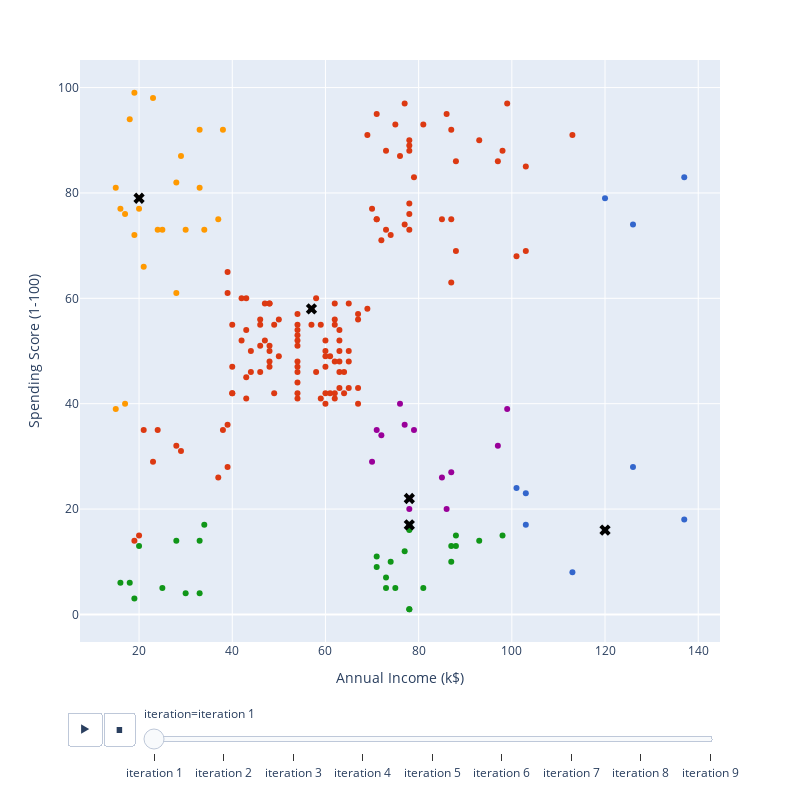

The code cell stored with this chart in its notebook:
### Code cell
#putting the above two together, we can gether iteration data
z_iter = 1
centroids = None
new_centroids = None
labels= None
k=5
centroid_anime =pd.DataFrame()
static_anime = pd.DataFrame()


centroids = get_centroid(data, k)
centroids['iteration'] = 'iteration 0'
centroids['centroid number'] = centroids.index

centroid_anime = centroids


while z_iter < 10:

    labels = get_distances(centroids, data)
    new_centroids = get_new_centroids(data,labels)
    new_centroids['iteration'] = f'iteration {z_iter}'

    #creates data for the animaiton frame for centroids
    centroid_anime = pd.concat([new_centroids, centroid_anime])

    #creates data for the animation frame,which shows overall scatter plot
    static_df = df.copy()
    static_df['labels'] = labels
    static_df['iteration'] = f'iteration {z_iter}'

    static_anime = pd.concat([static_df, static_anime])



    #plot function



    centroids=new_centroids
    z_iter+=1

centroid_anime['centroid number']=centroid_anime.index
static_anime['static index'] = static_anime.index
static_anime['labels'] = static_anime['labels'].astype(str)

plot_animation(static_anime, centroid_anime)

### Figure 1 — Plotly figure (JSON) as saved in the notebook; plotly's stock layout.template omitted (floating-point values rounded to 4 significant figures)
{"data": [{"hovertemplate": "labels=2<br>iteration=iteration 1<br>Annual Income (k$)=%{x}<br>Spending Score (1-100)=%{y}<extra></extra>", "ids": [199, 198, 197, 196, 195, 194, 192, 190, 188, 186], "legendgroup": "2", "marker": {"color": "#3366CC", "symbol": "circle"}, "mode": "markers", "name": "2", "orientation": "v", "showlegend": true, "type": "scatter", "x": [137, 137, 126, 126, 120, 120, 113, 103, 103, 101], "xaxis": "x", "y": [83, 18, 74, 28, 79, 16, 8, 23, 17, 24], "yaxis": "y"}, {"hovertemplate": "labels=1<br>iteration=iteration 1<br>Annual Income (k$)=%{x}<br>Spending Score (1-100)=%{y}<extra></extra>", "ids": [71, 70, 69, 68, 67, 66, 65, 64, 63, 62, 61, 60, 59, 58, 57, 56, 55, 54, 53, 52, 51, 72, 50, 73, 75, 96, 95, 94, 93, 92, 91, 90, 89, 88, 87, 86, 85, 84, 83, 82, 81, 80, 79, 78, 77, 76, 74, 49, 48, 47, 20, 18, 16, 12, 10, 46, 45, 44, 43, 42, 40, 38, 97, 28, 26, 98, 100, 171, 169, 167, 165, 163, 161, 159, 157, 155, 153, 173, 151, 193, 191, 189, 187, 185, 183, 181, 179, 177, 175, 99, 121, 120, 119, 118, 117, 116, 115, 114, 149, 112, 111, 110, 109, 108, 107, 106, 105, 104, 103, 102, 101, 122, 123, 113, 125, 145, 143, 141, 139, 137, 147, 135, 133, 131, 129, 127], "legendgroup": "1", "marker": {"color": "#DC3912", "symbol": "circle"}, "mode": "markers", "name": "1", "orientation": "v", "showlegend": true, "type": "scatter", "x": [49, 49, 48, 48, 48, 48, 48, 48, 47, 47, 46, 46, 46, 46, 44, 44, 43, 43, 43, 43, 42, 50, 42, 50, 54, 60, 60, 60, 60, 60, 59, 59, 58, 58, 57, 57, 54, 54, 54, 54, 54, 54, 54, 54, 54, 54, 54, 40, 40, 40, 24, 23, 21, 20, 19, 40, 39, 39, 39, 39, 38, 37, 60, 29, 28, 61, 62, 87, 87, 86, 85, 81, 79, 78, 78, 78, 78, 87, 78, 113, 103, 103, 101, 99, 98, 97, 93, 88, 88, 61, 67, 67, 67, 67, 65, 65, 65, 65, 78, 64, 63, 63, 63, 63, 63, 63, 62, 62, 62, 62, 62, 69, 69, 64, 70, 77, 76, 75, 74, 73, 77, 73, 72, 71, 71, 71], "xaxis": "x", "y": [42, 55, 47, 59, 48, 50, 59, 51, 59, 52, 55, 56, 46, 51, 46, 50, 41, 45, 60, 54, 60, 49, 52, 56, 54, 47, 52, 42, 40, 49, 41, 55, 46, 60, 55, 58, 46, 57, 44, 41, 55, 51, 42, 52, 48, 53, 47, 42, 42, 47, 35, 29, 35, 15, 14, 55, 65, 28, 61, 36, 35, 26, 50, 31, 32, 42, 41, 75, 63, 95, 75, 93, 83, 73, 78, 89, 76, 92, 88, 91, 69, 85, 68, 97, 88, 86, 90, 69, 86, 49, 40, 56, 57, 43, 59, 43, 50, 48, 90, 42, 54, 52, 48, 43, 46, 50, 42, 56, 55, 59, 48, 58, 91, 46, 77, 97, 87, 93, 72, 73, 74, 88, 71, 75, 75, 95], "yaxis": "y"}, {"hovertemplate": "labels=3<br>iteration=iteration 1<br>Annual Income (k$)=%{x}<br>Spending Score (1-100)=%{y}<extra></extra>", "ids": [19, 17, 15, 13, 11, 9, 7, 5, 4, 3, 1, 0, 21, 23, 41, 39, 37, 33, 31, 29, 27, 25, 35], "legendgroup": "3", "marker": {"color": "#FF9900", "symbol": "circle"}, "mode": "markers", "name": "3", "orientation": "v", "showlegend": true, "type": "scatter", "x": [23, 21, 20, 20, 19, 19, 18, 17, 17, 16, 15, 15, 24, 25, 38, 37, 34, 33, 30, 29, 28, 28, 33], "xaxis": "x", "y": [98, 66, 79, 77, 99, 72, 94, 76, 40, 77, 81, 39, 73, 73, 92, 75, 73, 92, 73, 87, 61, 82, 81], "yaxis": "y"}, {"hovertemplate": "labels=0<br>iteration=iteration 1<br>Annual Income (k$)=%{x}<br>Spending Score (1-100)=%{y}<extra></extra>", "ids": [14, 8, 6, 2, 22, 24, 36, 34, 32, 30, 172, 170, 162, 158, 156, 154, 174, 176, 182, 178, 150, 144, 140, 138, 134, 130, 128, 136], "legendgroup": "0", "marker": {"color": "#109618", "symbol": "circle"}, "mode": "markers", "name": "0", "orientation": "v", "showlegend": true, "type": "scatter", "x": [20, 19, 18, 16, 25, 28, 34, 33, 33, 30, 87, 87, 81, 78, 78, 78, 88, 88, 98, 93, 78, 77, 75, 74, 73, 71, 71, 73], "xaxis": "x", "y": [13, 3, 6, 6, 5, 14, 17, 14, 4, 4, 10, 13, 5, 1, 1, 16, 13, 15, 15, 14, 17, 12, 5, 10, 5, 9, 11, 7], "yaxis": "y"}, {"hovertemplate": "labels=4<br>iteration=iteration 1<br>Annual Income (k$)=%{x}<br>Spending Score (1-100)=%{y}<extra></extra>", "ids": [168, 166, 164, 160, 152, 184, 180, 148, 124, 146, 142, 132, 126], "legendgroup": "4", "marker": {"color": "#990099", "symbol": "circle"}, "mode": "markers", "name": "4", "orientation": "v", "showlegend": true, "type": "scatter", "x": [87, 86, 85, 79, 78, 99, 97, 78, 70, 77, 76, 72, 71], "xaxis": "x", "y": [27, 20, 26, 35, 20, 39, 32, 22, 29, 36, 40, 34, 35], "yaxis": "y"}, {"hovertemplate": "iteration=iteration 0<br>Annual Income (k$)=%{x}<br>Spending Score (1-100)=%{y}<extra></extra>", "ids": [4, 0, 3, 2, 1], "legendgroup": "", "marker": {"color": "black", "size": 10, "symbol": "x"}, "mode": "markers", "name": "", "orientation": "v", "showlegend": false, "type": "scatter", "x": [78, 78, 20, 120, 57], "xaxis": "x", "y": [22, 17, 79, 16, 58], "yaxis": "y"}], "layout": {"coloraxis": {"showscale": false}, "height": 800, "legend": {"title": {"text": "labels"}, "tracegroupgap": 0}, "margin": {"t": 60}, "showlegend": false, "sliders": [{"active": 0, "currentvalue": {"prefix": "iteration="}, "len": 0.9, "pad": {"b": 10, "t": 60}, "steps": [{"args": [["iteration 1"], {"frame": {"duration": 0, "redraw": false}, "fromcurrent": true, "mode": "immediate", "transition": {"duration": 0, "easing": "linear"}}], "label": "iteration 1", "method": "animate"}, {"args": [["iteration 2"], {"frame": {"duration": 0, "redraw": false}, "fromcurrent": true, "mode": "immediate", "transition": {"duration": 0, "easing": "linear"}}], "label": "iteration 2", "method": "animate"}, {"args": [["iteration 3"], {"frame": {"duration": 0, "redraw": false}, "fromcurrent": true, "mode": "immediate", "transition": {"duration": 0, "easing": "linear"}}], "label": "iteration 3", "method": "animate"}, {"args": [["iteration 4"], {"frame": {"duration": 0, "redraw": false}, "fromcurrent": true, "mode": "immediate", "transition": {"duration": 0, "easing": "linear"}}], "label": "iteration 4", "method": "animate"}, {"args": [["iteration 5"], {"frame": {"duration": 0, "redraw": false}, "fromcurrent": true, "mode": "immediate", "transition": {"duration": 0, "easing": "linear"}}], "label": "iteration 5", "method": "animate"}, {"args": [["iteration 6"], {"frame": {"duration": 0, "redraw": false}, "fromcurrent": true, "mode": "immediate", "transition": {"duration": 0, "easing": "linear"}}], "label": "iteration 6", "method": "animate"}, {"args": [["iteration 7"], {"frame": {"duration": 0, "redraw": false}, "fromcurrent": true, "mode": "immediate", "transition": {"duration": 0, "easing": "linear"}}], "label": "iteration 7", "method": "animate"}, {"args": [["iteration 8"], {"frame": {"duration": 0, "redraw": false}, "fromcurrent": true, "mode": "immediate", "transition": {"duration": 0, "easing": "linear"}}], "label": "iteration 8", "method": "animate"}, {"args": [["iteration 9"], {"frame": {"duration": 0, "redraw": false}, "fromcurrent": true, "mode": "immediate", "transition": {"duration": 0, "easing": "linear"}}], "label": "iteration 9", "method": "animate"}], "x": 0.1, "xanchor": "left", "y": 0, "yanchor": "top"}], "updatemenus": [{"buttons": [{"args": [null, {"frame": {"duration": 500}}], "label": "&#9654;", "method": "animate"}, {"args": [[null], {"frame": {"duration": 0}, "fromcurrent": false, "mode": "immediate"}], "label": "&#9724;", "method": "animate"}], "direction": "left", "pad": {"r": 10, "t": 70}, "showactive": false, "type": "buttons", "x": 0.1, "xanchor": "right", "y": 0, "yanchor": "top"}], "width": 800, "xaxis": {"anchor": "y", "domain": [0, 1], "title": {"text": "Annual Income (k$)"}}, "yaxis": {"anchor": "x", "domain": [0, 1], "title": {"text": "Spending Score (1-100)"}}}}
